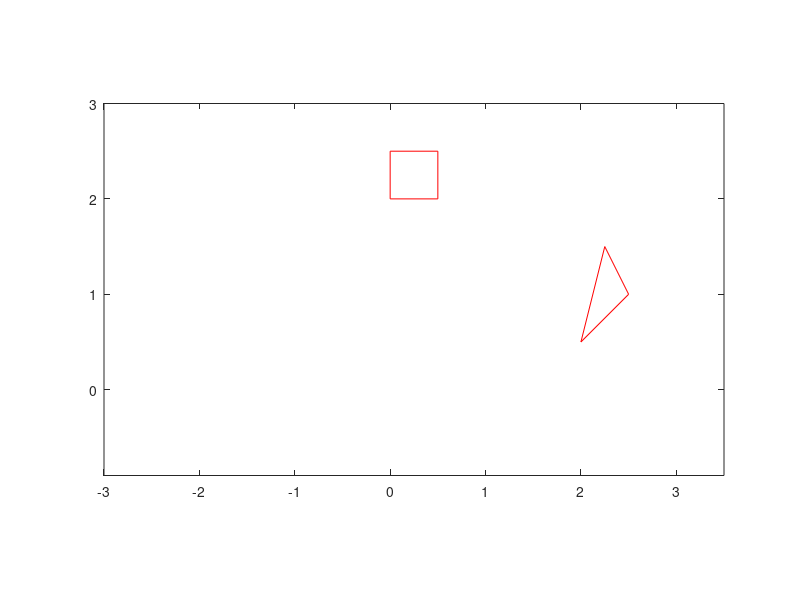

The MATLAB source for this figure: (Note: this script raises an error after producing the figure.)
clc;
clear all;
close all;

% Starting joint coordinate configuration
q_s = [0;0;0];

% Final (goal) joint coordinate configuration
q_f = [pi/2; pi/2; pi/2];

% Obstacle 1 Coordinates
obs1=[0 2;0.5 2;0.5 2.5;0 2.5];

Xobs = [obs1(:,1);obs1(1,1)];
Yobs = [obs1(:,2);obs1(1,2)];

% Plot Obstacles, and Manipulator Initial and Starting Configurations
scrsz = get(0,'ScreenSize');
figure('Position',[scrsz(4)*0.2 scrsz(4)*0.2 scrsz(3)*0.7 scrsz(4)*0.7]);
plot(Xobs, Yobs, 'r');
axis([-3 3.5 -0.9 3]);
axis equal;
hold on;

% Obstacle 2 Coordinates
obs2=[2.25 1.5; 2 0.5;2.5 1];

Xobs = [obs2(:,1);obs2(1,1)];
Yobs = [obs2(:,2);obs2(1,2)];

% Plot Obstacles, and Manipulator Initial and Starting Configurations
scrsz = get(0,'ScreenSize');
plot(Xobs, Yobs, 'r')

% Link lengths
a1 = 0.5;
a2 = 1;
a3 = 0.5;

% Plot Manipulator Starting Configuration
O1s = getO1(a1,q_s);
O2s = getO2(a1,a2,q_s);
O3s = getO3(a1,a2,a3,q_s);
Xlinks = [0 ;O1s(1); O2s(1); O3s(1)];
Ylinks = [0 ;O1s(2); O2s(2); O3s(2)];
plot(Xlinks, Ylinks,'kd-')

% Plot Manipulator Final (Goal) Configuration
O1f = getO1(a1,q_f);
O2f = getO2(a1,a2,q_f);
O3f = getO3(a1,a2,a3,q_f);
Xlinks = [0 ;O1f(1); O2f(1); O3f(1)];
Ylinks = [0 ;O1f(2); O2f(2); O3f(2)];
plot(Xlinks, Ylinks,'kd-')

% Attractive and Repulsive Field Parameters
eta = 0.15;              % controls the relative influence of the repulsive potential
self_eta1=1;          % controls the relative influence of the self repulsive potential
self_eta2=0.2;
zeta = 1.5;             % controls the relative influence of the attractive potential   
d = 0.6;                % distance that defines the transition from conic to parabolic attractive wells
rho_o = 0.3;            % distance of influence for obstacles
rho_1 = 0.5;            % distance of self influence 
rho_2 = 1.3;            % distance of self influence 
epsilon = 0.01;         % convergence tolerance

q_storage = [q_s];      % Initialize matrix of via points

q = q_s;
M = norm(q-q_f);
i = 0;
% Gradient Descent Algorithm from p.179
    while M > epsilon
        if(M < 0.5)%Adaptive step size
            alpha = 0.01;
        elseif(M<0.1)
            alpha = 0.001;
        elseif(M<0.01)
            alpha = 0.00001;
        else
            alpha = 0.1;
        end
        O1 = getO1(a1,q); 
        O2 = getO2(a1,a2,q); 
        O3 = getO3(a1,a2,a3,q); 
        
        %attraction to the joints
        F_att_1 = getF_att(O1,O1f,d,zeta); 
        F_att_2 = getF_att(O2,O2f,d,zeta)/4; 
        F_att_3 = getF_att(O3,O3f,d,zeta)/16; 
        
        %obstacle repulsion to the joints
        F_rep_1 = getF_rep(O1,obs1(:,1),obs1(:,2),eta,rho_o);
        F_rep_2 = getF_rep(O2,obs1(:,1),obs1(:,2),eta,rho_o);
        F_rep_3 = getF_rep(O3,obs1(:,1),obs1(:,2),eta,rho_o);
        F_rep_1_2 = getF_rep(O1,obs2(:,1),obs2(:,2),eta,rho_o);
        F_rep_2_2 = getF_rep(O2,obs2(:,1),obs2(:,2),eta,rho_o);
        F_rep_3_2 = getF_rep(O3,obs2(:,1),obs2(:,2),eta,rho_o);
        
        %repulsion between joints
        self_rep_02 = getF_rep(O2,0,0,self_eta1,rho_1);               % joint 2 and origin
        self_rep_03 = getF_rep(O3,0,0,self_eta1,rho_1);               % joint 3 and origin
        %midpoint fake joint between 1 and 2
        OM = O1+0.5*(O2-O1);
        self_rep_13 = getF_rep(O3,OM(1),OM(2),self_eta1,rho_1/5);       % joint 1 and 3
        
        J1 = getJ1(q,a1);       % Jacobian for O1 evaluated at q
        J2 = getJ2(q,a1,a2);    % Jacobian for O2 evaluated at q
        J3 = getJ3(q,a1,a2,a3); % Jacobian for O2 evaluated at q
        tau = J1'*F_att_1+J2'*F_att_2+J3'*F_att_3+J1'*(F_rep_1+F_rep_1_2)+...
            J2'*(F_rep_2+self_rep_02+F_rep_2_2)+...
            J3'*(F_rep_3+self_rep_03+self_rep_13+F_rep_3_2);  
        
        q_new = q + alpha*tau/norm(tau);        % Calculate new q
        q_storage = [q_storage q_new];          % Add q to q_storage array
        q = q_new;                              % update q for next iteration
        M = norm(q-q_f);                        % update M for next iteration
        
        Xlinks = [0 ;O1(1); O2(1); O3(1)];            
        Ylinks = [0 ;O1(2); O2(2); O3(2)];
        x1=plot(Xlinks(4), Ylinks(4),'bo');            % Plot link geometry at q
        x2=plot(Xlinks(3), Ylinks(3),'ko');
        x3=plot(Xlinks(2), Ylinks(2),'ro');
        x4=plot(Xlinks, Ylinks,'g-');

        pause(0.04);
%         delete(x1);
%         delete(x2);
%         delete(x3);
%         delete(x4);
        
        i=i+1
        M

    end
% Plot Manipulator Starting Configuration again
O1s = getO1(a1,q_s);
O2s = getO2(a1,a2,q_s);
O3s = getO3(a1,a2,a3,q_s);
Xlinks = [0 ;O1s(1); O2s(1); O3s(1)];
Ylinks = [0 ;O1s(2); O2s(2); O3s(2)];
plot(Xlinks, Ylinks,'ks--')

% Plot Manipulator Final (Goal) Configuration again
O1f = getO1(a1,q_f);
O2f = getO2(a1,a2,q_f);
O3f = getO3(a1,a2,a3,q_f);
Xlinks = [0 ;O1f(1); O2f(1); O3f(1)];
Ylinks = [0 ;O1f(2); O2f(2); O3f(2)];
plot(Xlinks, Ylinks,'kd--')
    
    